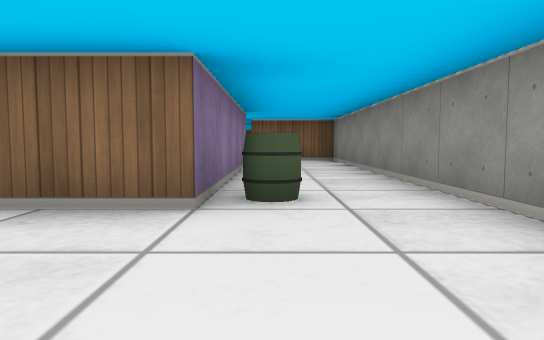
[1] (above)

21 first-person views from a walk through a cub3D ray-caster map. The camera is about half as high as the walls, tilts 4° down and sees 70° across. The floor is counted in squares. Each view is taken from the middle of a square. On the plan, view 1 faces up. The plan holds only what a view shows up to about 9 squares ahead; the rest is blank.

[2]
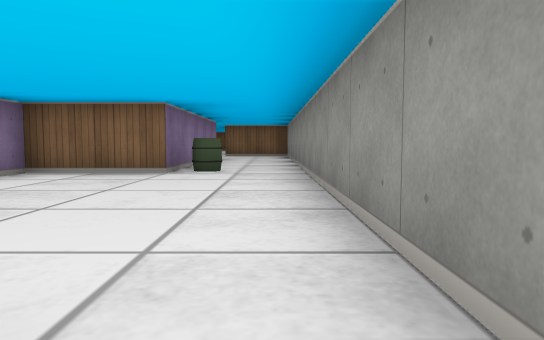

[3]
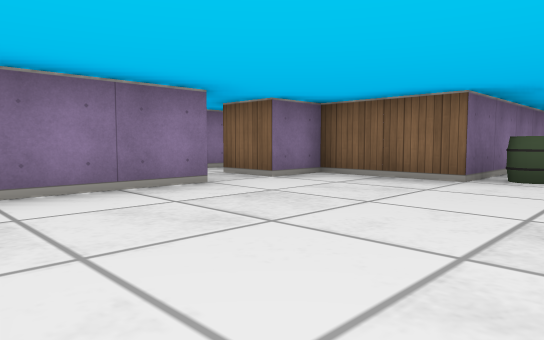

[4]
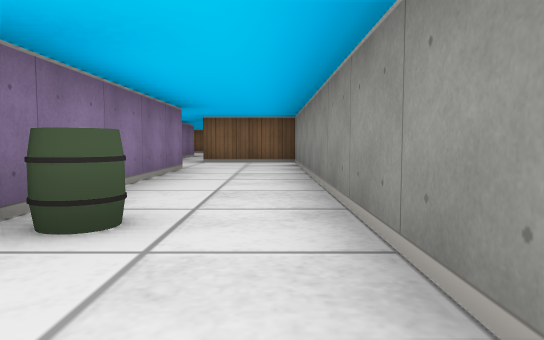

[5]
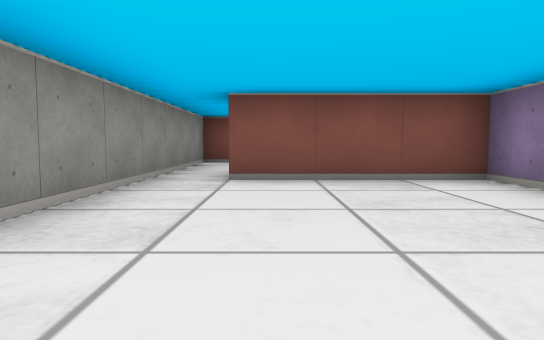

[6]
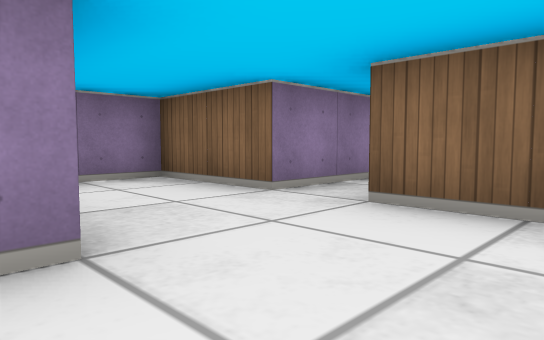

[7]
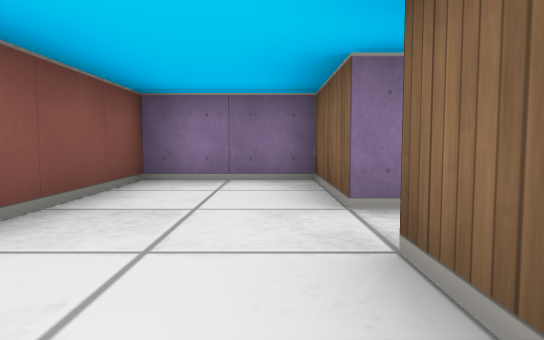

[8]
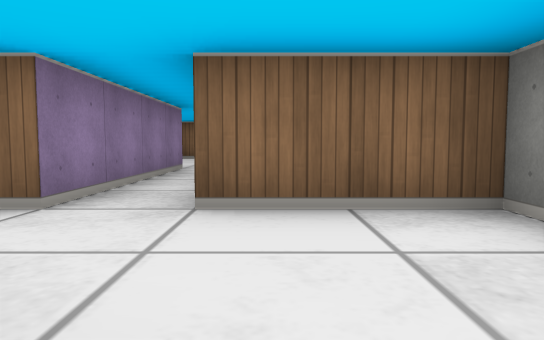

[9]
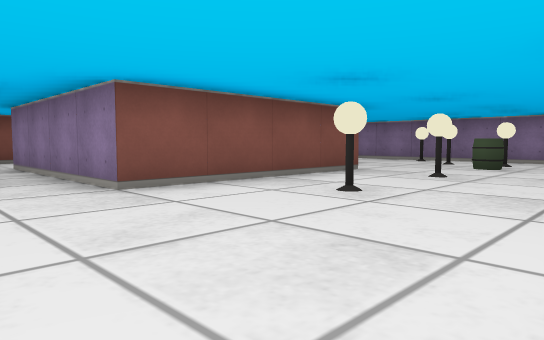

[10]
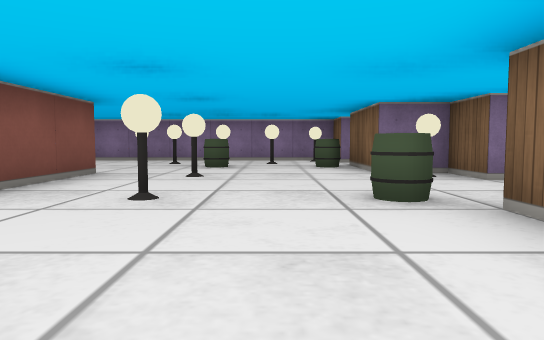

[11]
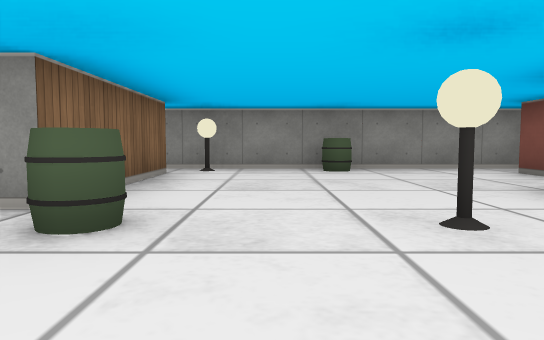

[12]
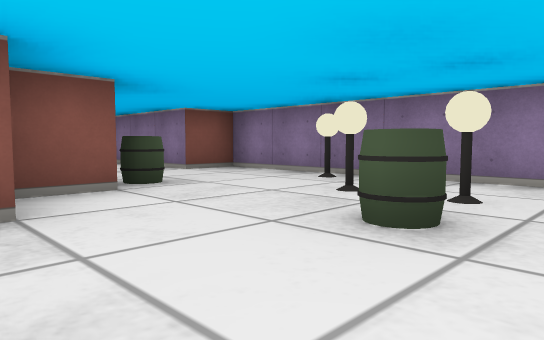

[13]
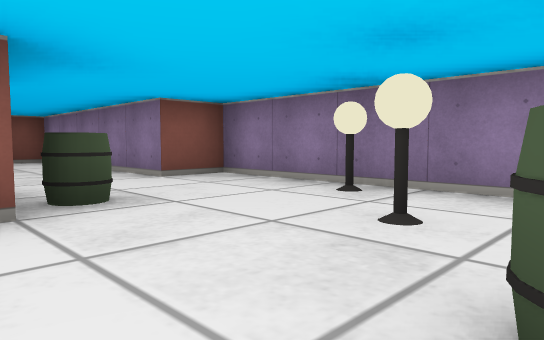

[14]
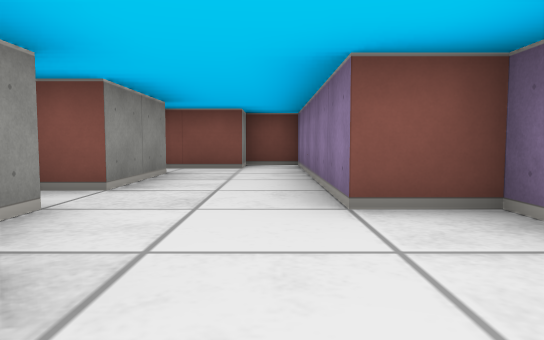

[15]
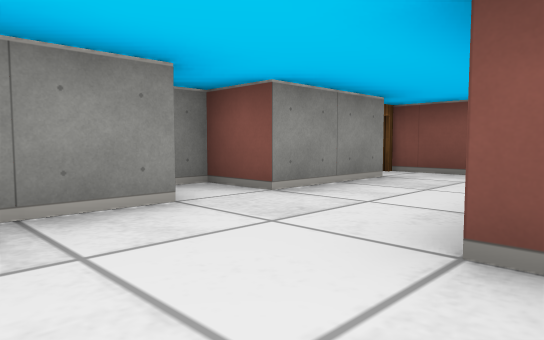

[16]
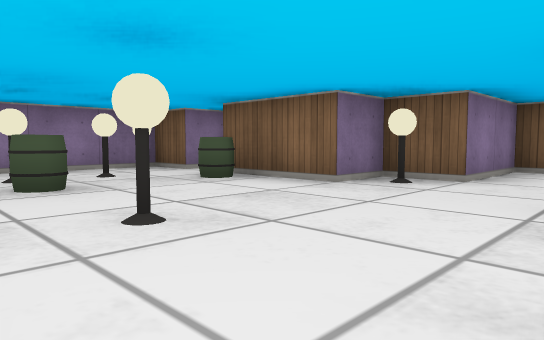

[17]
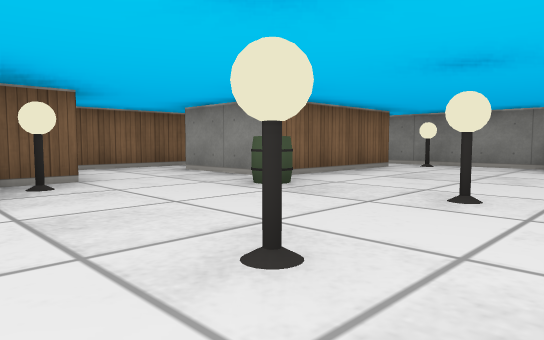

[18]
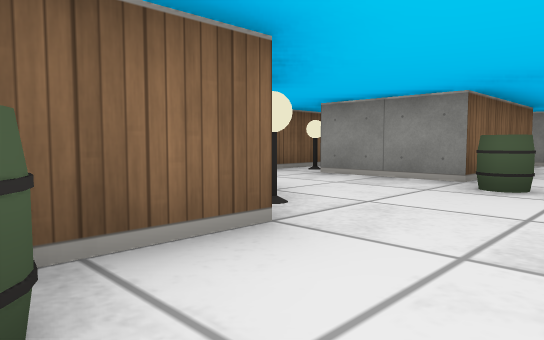

[19]
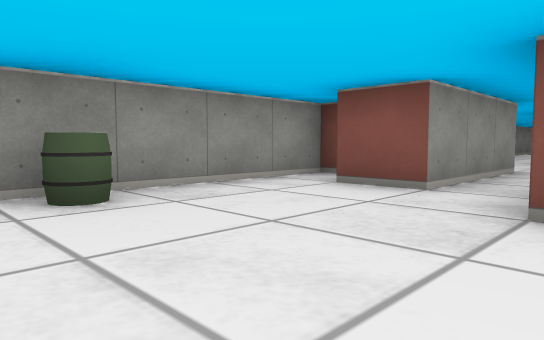

[20]
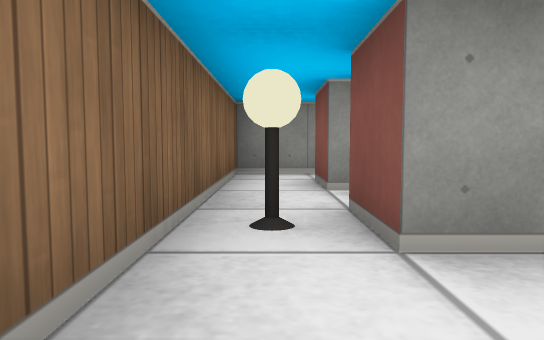

[21]
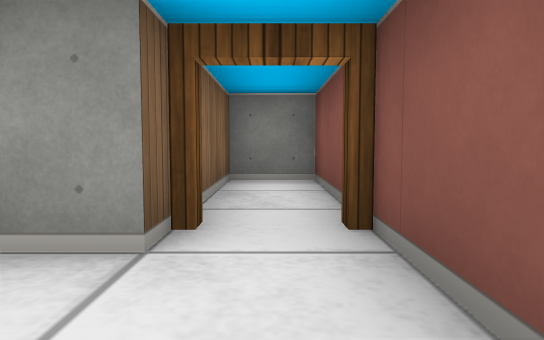

### Floor plan
Points are (right, up) in squares from view 1. A wall is a line through its corners. A room is listed if a view was taken in it or the views show most of it. See-through windows are left out.
Room 1 (views 1, 2, 3, 4, 5, 6, 7, 8)
walls: (-2.5, 0.6) (-2.5, -2.5) (0.5, -2.5); (-0.5, 7.6) (-0.5, 2.5) (-2.5, 2.5) (-2.5, 1.5) (-3.5, 1.5); (-1.5, 9.5) (-3.5, 9.5) (-3.5, 7.5) (-1.1, 7.5); (1.5, -3.5) (1.5, 9.5) (-0.5, 9.5)
ways out: opening at (-1, 10) to room 2; opening at (-3, 1); opening at (1, -3)
objects: barrel (0, 3)
Room 2 (views 9, 10, 11, 12, 13, 14, 15, 16, 17, 18, 19, 21)
walls: (-5.6, 13.5) (-1.5, 13.5) (-1.5, 9.5); (-6.5, 12.5) (-5.6, 12.5); (-6.5, 10.4) (-6.5, 11.6); (-4.5, 19.5) (-4.5, 18.5) (-5.5, 18.5) (-5.5, 17.5) (-7.5, 17.5); (-0.5, 9.5) (-0.5, 12.5) (0.5, 12.5); (0.5, 17.5) (-2.5, 17.5) (-2.5, 18.5); (1.5, 11.5) (1.5, 20.5); (-9.5, 17.5) (-9.5, 10.5) (-8.5, 10.5) (-8.5, 5.5) (-7.5, 5.5) (-7.5, 6.5) (-6, 6.5); (-6.5, 7.5) (-6.5, 9.5) (-5.5, 9.5) (-5.5, 10)
ways out: opening at (-1, 10) to room 1; opening at (-4, 18.5) to room 3; open door at (-6, 7) to room 4
objects: lamp (-9, 13); lamp (-8, 14); lamp (-8, 15); lamp (-8, 16); barrel (-7, 12); barrel (-7, 15); barrel (-7, 17); lamp (-5, 15); lamp (-5, 18); lamp (-3, 15); barrel (-3, 17); barrel (1, 15); lamp (1, 17)
Room 3 (view 20)
walls: (-2.5, 18.5) (-2.5, 19.5) (-1.5, 19.5); (1.5, 20.5) (-4.5, 20.5) (-4.5, 19.5)
ways out: opening at (-4, 18.5) to room 2
objects: lamp (-2, 20)
Room 4 (no view inside)
walls: (-6, 6.5) (-3.5, 6.5) (-3.5, 7.5) (-6.5, 7.5)
ways out: open door at (-6, 7) to room 2

Positions as (right, up) in squares from view 1, and headings:
1: (0, 0), facing up
2: (1, -3), facing up
3: (1, -2), facing up-left
4: (1, 1), facing up
5: (0, 2), facing down
6: (1, 7), facing up-left
7: (1, 9), facing left
8: (0, 7), facing up
9: (0, 17), facing down-left
10: (0, 16), facing left
11: (-5, 16), facing right
12: (-5, 16), facing down-left
13: (-6, 15), facing down-left
14: (-8, 13), facing down
15: (-9, 12), facing down-right
16: (-3, 14), facing up-left
17: (-6, 14), facing up-right
18: (-7, 16), facing up-right
19: (-2, 16), facing down-right
20: (-4, 20), facing right
21: (-8, 7), facing right
